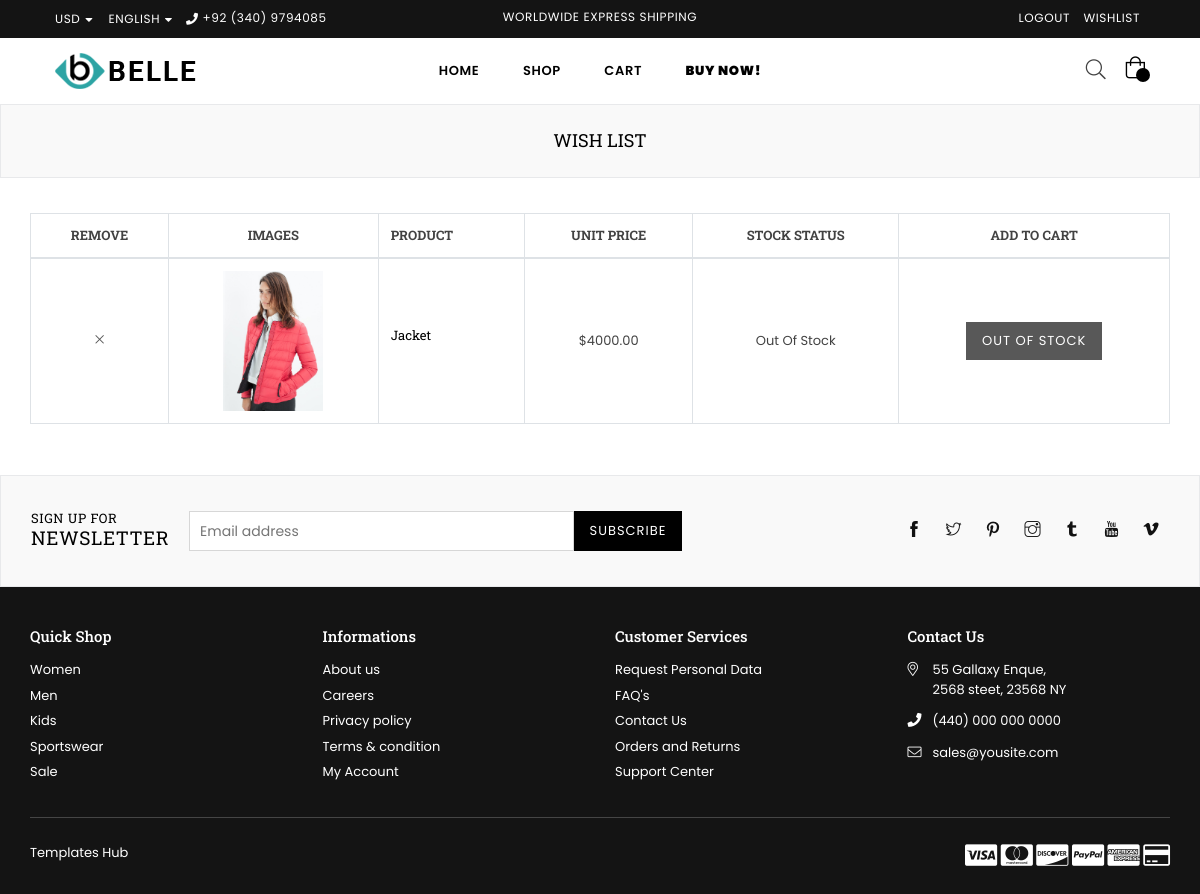
The page /shop/wishlist/ (signed in) on the database its author committed.
### app/models.py (models this page shows, shortened)
class Product(models.Model):
    name = models.CharField(max_length=255)
    description = models.TextField()
    price = models.DecimalField(max_digits=10, decimal_places=2)
    slug= models.SlugField(unique=True)
    discounted_price = models.DecimalField(max_digits=10, decimal_places=2, null=True, blank=True)
    SKU = models.CharField(max_length=50, unique=True)
    stock = models.IntegerField()
    rating = models.FloatField()
    reviews_count = models.IntegerField()
    in_stock = models.BooleanField(default=True)
    is_new = models.BooleanField(default=False)
    is_on_sale = models.BooleanField(default=False)
    available_colors = models.ManyToManyField(Color, blank=True)
    available_sizes = models.ManyToManyField(Size, blank=True)
    product_type = models.CharField(max_length=50)
    collection = models.CharField(max_length=100)
    main_image = models.ImageField(upload_to='app/images/product_images/')
    hover_image = models.ImageField(upload_to='app/images/product_images/', blank=True, null=True)
    discount_percentage = models.IntegerField(null=True, blank=True)
    limited_stock_message = models.CharField(max_length=255, null=True, blank=True)
    is_featured= models.BooleanField(default=False)
    brand = models.ForeignKey(Brand, on_delete=models.CASCADE, null=True)
    tags = models.ManyToManyField(Tag, blank=True)
    wished_by = models.ManyToManyField(User, related_name='wishlisted_products', blank=True)

### app/views.py (the view)
# urls.py: path('wishlist/', views.wishlist_view, name='wishlist'),
@login_required
def wishlist_view(request):
    user = request.user
    wishlist_products = user.wishlisted_products.all()
    context = {
        'wishlist_products': wishlist_products,
    }
    return render(request, 'app/wishlist.html', context)

### app/context_processors.py (called while the page is built)
def cart_context(request):
    if request.user.is_authenticated:
        cart = Cart.objects.filter(user=request.user).first()
        if cart:
            cart_items = cart.cartitem_set.all()
            subtotal = sum(item.total_price for item in cart_items)
            total_items = sum(item.quantity for item in cart_items)
        else:
            cart_items = []
            subtotal = 0
            total_items = 0
        return {
            'cart_items': cart_items,
            'cart_subtotal': subtotal,
            'cart_total_items': total_items,
        }
    return {
        'cart_items': [],
        'cart_subtotal': 0,
        'cart_total_items': 0,
    }

### app/models.py (called while the page is built)
    @property
    def total_price(self):
        return self.product.price * self.quantity

### app/templates/app/wishlist.html (shortened to what this page needs)
{% extends 'base.html' %} {% load static %} {% block content %}
  <div id="page-content">
    <div class="page section-header text-center">
      <div class="page-title">
        <div class="wrapper">
          <h1 class="page-width">Wish List</h1>
        </div>
      </div>
    </div>
    <div class="container">
      {% if wishlist_products %}
      <div class="row">
        <div class="col-12 main-col">
          <div class="wishlist-table table-content table-responsive">
            <table class="table table-bordered">
              <thead>
                <tr>
                  <th class="product-name text-center alt-font">Remove</th>
                  <th class="product-price text-center alt-font">Images</th>
                  <th class="product-name alt-font">Product</th>
                  <th class="product-price text-center alt-font">Unit Price</th>
                  <th class="stock-status text-center alt-font">
                    Stock Status
                  </th>
                  <th class="product-subtotal text-center alt-font">
                    Add to Cart
                  </th>
                </tr>
              </thead>
              <tbody>
                {% for product in wishlist_products %}
                <tr>
                  <td class="product-remove text-center" valign="middle">
                    <a href="{% url 'remove_from_wishlist' product.slug %}">
                      <i class="icon anm anm-times-l"></i>
                    </a>
                  </td>
                  <td class="product-thumbnail text-center">
                    <a href="{% url 'product' product.slug %}">
                      <img
                        src="{{ product.main_image.url }}"
                        alt="{{ product.name }}"
                        title="{{ product.name }}"
                      />
                    </a>
                  </td>
                  <td class="product-name">
                    <h4 class="no-margin">
                      <a href="{% url 'product' product.slug %}">
                        {{ product.name }}
                      </a>
                    </h4>
                  </td>
                  <td class="product-price text-center">
                    <span class="amount">${{ product.price }}</span>
                  </td>
                  <td class="stock text-center">
                    {% if product.in_stock %}
                    <span class="in-stock">In Stock</span>
                    {% else %}
                    <span class="out-stock">Out Of Stock</span>
                    {% endif %}
                  </td>
                  <td class="product-subtotal text-center">
                    {% if product.in_stock %}
                    <form method="POST" action="{% url 'add_to_cart' product.slug %}">
                      {% csrf_token %}
                      <input type="hidden" name="quantity" value="1" />
                      <button type="submit" class="btn btn-small" value="add_to_cart">
                        Add To Cart
                      </button>
                    </form>
                    {% else %}
                    <button type="button" class="btn btn-small" disabled>
                      Out Of Stock
                    </button>
                    {% endif %}
                  </td>
                </tr>
                {% endfor %}
              </tbody>
            </table>
          </div>
        </div>
      </div>
        {% endif %}
      </div>
      {% endblock content %}

### rows shown on the page
Product: main_image (picture), name "Jacket", price "4000.00", in_stock "Out Of Stock"
